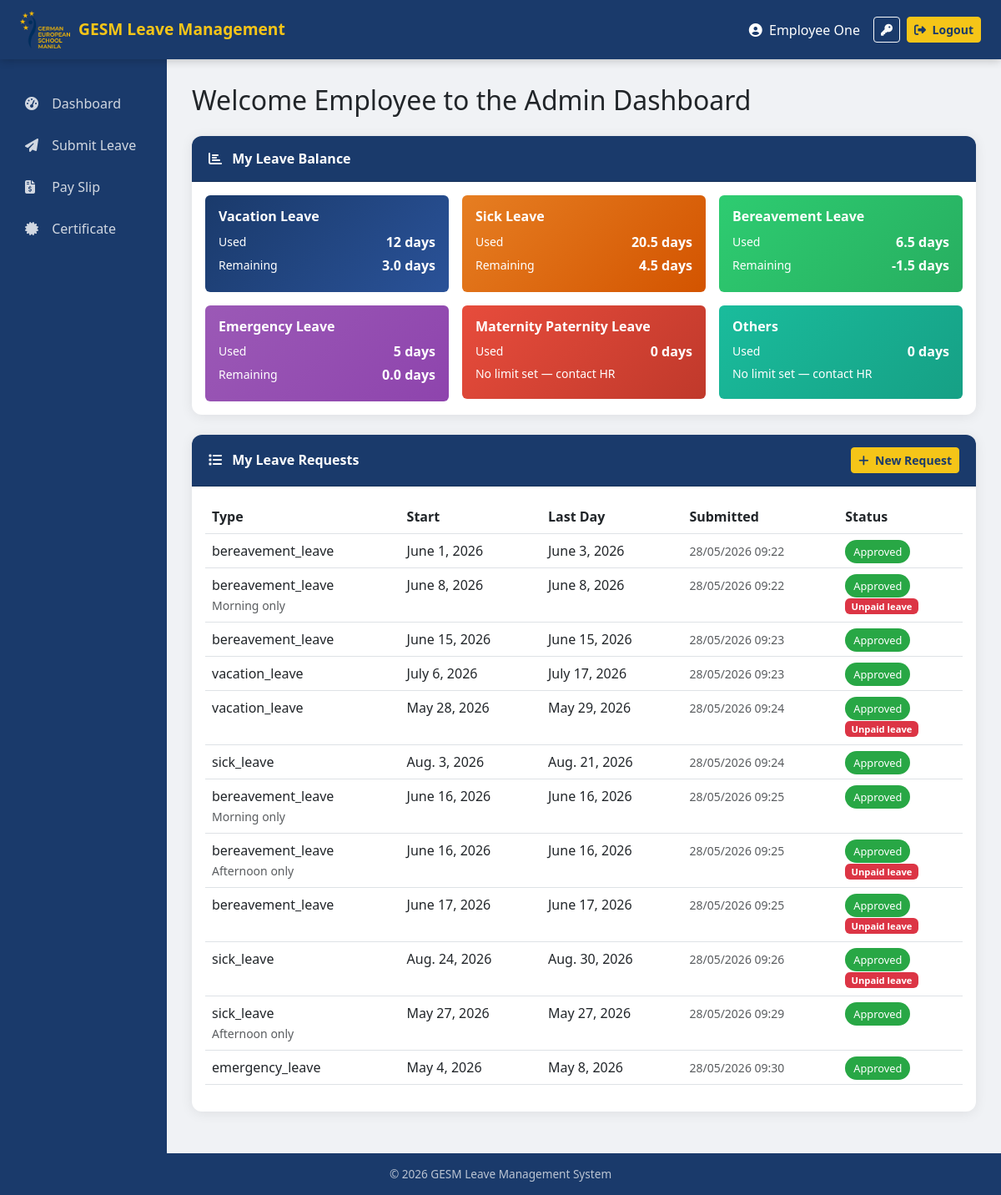
/dashboard/ (signed in), run on the app's committed database.
### accounts/models.py (models this page shows, shortened)
class User(AbstractUser):
    ROLE_CHOICES = [
    ('teacher', 'Teacher'),
    ('admin', 'Admin'),
    ('head_of_department', 'Head of Department'),
    ('head_of_school', 'Head of School'),
    ('head_of_admin', 'Head of Administration'),
    ('hr', 'HR'),
    ('scheduling_team', 'Scheduling Team'),
    ('calendar_access', 'Calendar Access'),
]
    role = models.CharField(max_length=20, choices=ROLE_CHOICES)
    department = models.ForeignKey(
        'Department',
        on_delete=models.SET_NULL,
        null=True,
        blank=True,
        related_name='members'
    )
    email = models.EmailField(unique=True)
    superior = models.ForeignKey(
        'self',
        on_delete=models.SET_NULL,
        null=True,
        blank=True,
        related_name='subordinates'
    )
    is_approved = models.BooleanField(default=False)  # approved by HR
    is_email_verified = models.BooleanField(default=False)  # email verified
    email_verification_token = models.UUIDField(default=uuid.uuid4, editable=False)

### leaves/models.py (models this page shows, shortened)
class LeaveBalance(models.Model):
    user = models.ForeignKey(
        settings.AUTH_USER_MODEL,
        on_delete=models.CASCADE,
    )
    leave_type = models.CharField(max_length=30, choices=Leave.LEAVE_CHOICES)
    total_days = models.FloatField(default=0)
    days_used = models.FloatField(default=0)
    days_remaining = models.FloatField(default=0)
    carried_over = models.FloatField(default=0)

class Leave(models.Model):
    LEAVE_CHOICES = [
        ('vacation_leave', 'Vacation Leave'),
        ('sick_leave', 'Sick Leave'),
        ('emergency_leave', 'Emergency Leave'),
        ('maternity_paternity_leave', 'Maternity / Paternity Leave'),
        ('bereavement_leave', 'Bereavement Leave'),
        ('others', 'Other'),
    ]
    STATUS_CHOICES = [
        ('pending_hod', 'Pending Head of Department Approval'),
        ('pending_hos', 'Pending Head of School Approval'),
        ('pending_hoa', 'Pending Head of Administration Approval'),
        ('approved', 'Approved'),
        ('rejected', 'Rejected'),
    ]
    HALF_DAY_CHOICES = [
        ('none', 'Full Day'),
        ('morning', 'Morning only'),
        ('afternoon', 'Afternoon only'),
    ]
    user = models.ForeignKey(
        settings.AUTH_USER_MODEL,
        on_delete=models.CASCADE,
        null=False,
        blank=False,
    )
    leave_type = models.CharField(max_length=30, choices=LEAVE_CHOICES)
    reason_for_leave = models.TextField()
    start_leave = models.DateField()
    end_leave = models.DateField()
    status = models.CharField(max_length=20, choices=STATUS_CHOICES, default='pending_hod')
    rejection_reason = models.TextField(blank=True, null=True)
    created_at = models.DateTimeField(auto_now_add=True)
    pdf_attachment = models.FileField(upload_to='leave_pdfs/', null=True, blank=True)
    half_day = models.CharField(max_length=10, choices=HALF_DAY_CHOICES, default='none')
    is_unpaid = models.BooleanField(default=False)

### dashboard/views.py (the view, shortened to what this page needs)
# urls.py: path('', views.DashboardView.as_view(), name='dashboard'),
class DashboardView(LoginRequiredMixin, View):
    def get(self, request):
        user = request.user
        if user.role == 'teacher':
            leaves = Leave.objects.filter(user=user)
            sick_used = 0
            special_used = 0
            SICK_TYPES = ['sick_leave']
            balance = LeaveBalance.objects.filter(
                user=user,
                leave_type='vacation_leave'
            ).first()
            total = float(balance.total_days) if balance else 30
            remaining = float(balance.days_remaining) if balance else 30
            for leave in leaves.filter(status='approved'):
                if leave.half_day in ['morning', 'afternoon'] and leave.start_leave == leave.end_leave:
                    days = 0.5
                else:
                    days = 0
                    current = leave.start_leave
                    while current <= leave.end_leave:
                        if current.weekday() < 5:
                            days += 1
                        current += timedelta(days=1)
                if leave.leave_type in SICK_TYPES:
                    sick_used += days
                else:
                    special_used += days
            days_used = sick_used + special_used
            real_unpaid = max(0, days_used - total)
            if real_unpaid > 0:
                special_unpaid = min(real_unpaid, special_used)
                sick_unpaid = max(0, real_unpaid - special_unpaid)
            else:
                sick_unpaid = 0
                special_unpaid = 0
            leave_summary = [
                {'type': 'Sick Leave', 'used': sick_used, 'unpaid': sick_unpaid, 'category': 'sick'},
                {'type': 'Special Leave', 'used': special_used, 'unpaid': special_unpaid, 'category': 'special'},
            ]
            total_unpaid = real_unpaid
            return render(request, 'dashboard/employee_dashboard.html', {
                'leaves': leaves,
                'total_days_used': days_used,
                'leave_summary': leave_summary,
                'user_role': user.role,
                'total_unpaid': total_unpaid,
            })
        elif user.role == 'admin':
            leaves = Leave.objects.filter(user=user)
            balances = LeaveBalance.objects.filter(user=user)
            leave_summary = []
            total_days_used = 0
            NO_LIMIT_TYPES = ['maternity_paternity_leave', 'others']
            for balance in balances:
                days_used = 0
                for leave in leaves.filter(status='approved', leave_type=balance.leave_type):
                    if leave.half_day in ['morning', 'afternoon'] and leave.start_leave == leave.end_leave:
                        days_used += 0.5
                    else:
                        current = leave.start_leave
                        while current <= leave.end_leave:
                            if current.weekday() < 5:
                                days_used += 1
                            current += timedelta(days=1)
                total_days_used += days_used
                no_limit = balance.total_days == 0 or balance.leave_type in NO_LIMIT_TYPES
                leave_summary.append({
                    'type': balance.leave_type.replace('_', ' ').title(),
                    'used': days_used,
                    'total': None if no_limit else balance.total_days,
                    'remaining': None if no_limit else balance.days_remaining,
                    'carried_over': balance.carried_over,
                    'unpaid': False if no_limit else balance.days_remaining < 0,
                    'category': None,
                })
            return render(request, 'dashboard/employee_dashboard.html', {
                'leaves': leaves,
                'total_days_used': total_days_used,
                'leave_summary': leave_summary,
                'user_role': user.role,
            })
        elif user.role == 'scheduling_team':
            return render(request, 'dashboard/scheduling_dashboard.html', {})
        elif user.role == 'calendar_access':
            return render(request, 'dashboard/scheduling_dashboard.html', {
                'user_role': 'calendar_access'
            })
        else:
            return render(request, 'dashboard/employee_dashboard.html', {
                'leaves': [],
                'total_days_used': 0,
            })

### dashboard/templates/dashboard/employee_dashboard.html (shortened to what this page needs)
{% extends 'base.html' %}
{% block content %}
{% if request.user.role == 'teacher' %}
    <h2 class="mb-4">Welcome {{ request.user.first_name }} to the Teacher Dashboard
    {% if request.user.department %}
        — {{ request.user.department.name }}
    {% endif %}
    </h2>
{% else %}
    <h2 class="mb-4">Welcome {{ request.user.first_name }} to the Admin Dashboard</h2>
{% endif %}
<div class="card mb-4">
    <div class="card-header">
        <i class="fas fa-chart-bar me-2"></i>
        {% if user_role == 'teacher' or user_role == 'head_of_department' %}
            Leave Status
        {% else %}
            My Leave Balance
        {% endif %}
    </div>
    <div class="card-body">
        <div class="row g-3">
            {% for item in leave_summary %}
            <div class="{% if user_role == 'teacher' or user_role == 'head_of_department' %}col-md-6{% else %}col-md-4{% endif %}">
                <div class="p-3 rounded text-white"
                    style="background: linear-gradient(135deg,
                    {% if item.category == 'sick' %}#e74c3c, #c0392b
                    {% elif item.category == 'special' %}#1a3a6b, #2a5298
                    {% elif forloop.counter == 1 %}#1a3a6b, #2a5298
                    {% elif forloop.counter == 2 %}#e67e22, #d35400
                    {% elif forloop.counter == 3 %}#2ecc71, #27ae60
                    {% elif forloop.counter == 4 %}#9b59b6, #8e44ad
                    {% elif forloop.counter == 5 %}#e74c3c, #c0392b
                    {% else %}#1abc9c, #16a085{% endif %});">
                    <h6 class="fw-bold mb-2">{{ item.type }}</h6>
                    <div class="d-flex justify-content-between align-items-center mb-1">
                        <small>{% if user_role == 'teacher' or user_role == 'head_of_department' %}Absences{% else %}Used{% endif %}</small>
                        <strong>{{ item.used }} days</strong>
                    </div>
                    {% if user_role != 'teacher' and user_role != 'head_of_department' %}
                        {% if item.remaining is not None %}
                        <div class="d-flex justify-content-between align-items-center mb-1">
                            <small>Remaining</small>
                            <strong>{{ item.remaining }} days</strong>
                        </div>
                        {% else %}
                        <div class="d-flex justify-content-between align-items-center mb-1">
                            <small>No limit set — contact HR</small>
                        </div>
                        {% endif %}
                    {% endif %}
                </div>
            </div>
            {% endfor %}
        </div>
    </div>
</div>
<div class="card">
    <div class="card-header d-flex justify-content-between align-items-center">
        <span><i class="fas fa-list me-2"></i> My Leave Requests</span>
        <a href="{% url 'submit_leave' %}" class="btn btn-warning btn-sm">
            <i class="fas fa-plus me-1"></i> New Request
        </a>
    </div>
    <div class="card-body">
        <table class="table table-hover">
            <thead>
                <tr>
                    <th>Type</th>
                    <th>Start</th>
                    <th>Last Day</th>
                    <th>Submitted</th>
                    <th>Status</th>
                </tr>
            </thead>
            <tbody>
                {% for leave in leaves %}
                <tr>
                    <td>
                        {{ leave.leave_type }}
                        {% if leave.half_day != 'none' %}
                            <br><small class="text-muted">{{ leave.half_day|title }} only</small>
                        {% endif %}
                    </td>
                    <td>{{ leave.start_leave }}</td>
                    <td>{{ leave.end_leave }}</td>
                    <td>
                        <small class="text-muted">{{ leave.created_at|date:"d/m/Y H:i" }}</small>
                    </td>
                    <td>
                        {% if leave.status == 'approved' %}
                            <span class="badge-approved">Approved</span>
                            {% if leave.is_unpaid %}
                                <br><span class="badge"
                                    style="background-color:#dc3545; color:white; font-size:0.7rem;">
                                    Unpaid leave
                                </span>
                            {% endif %}
                        {% else %}
                            <span class="badge-pending">Pending</span>
                        {% endif %}
                    </td>
                </tr>
                {% empty %}
                <tr>
                    <td colspan="5" class="text-center text-muted">No leave requests yet.</td>
                </tr>
                {% endfor %}
            </tbody>
        </table>
    </div>
</div>
{% endblock %}

### templates/base.html (shortened to what this page needs)
{% load static %}
<!DOCTYPE html>
<html lang="en">
<head>
   <link href="https://cdn.jsdelivr.net/npm/bootstrap@5.3.0/dist/css/bootstrap.min.css" rel="stylesheet">
   <link href="https://cdnjs.cloudflare.com/ajax/libs/font-awesome/6.4.0/css/all.min.css" rel="stylesheet">
</head>
<body>
<nav class="navbar navbar-expand-lg">
   <div class="container-fluid px-4">
       <a class="navbar-brand d-flex align-items-center"
          href="{% if request.user.is_authenticated %}{% url 'dashboard' %}{% else %}{% url 'login' %}{% endif %}">
           <img src="{% static 'images/logo.png' %}" alt="GESM Logo">
           <span>GESM Leave Management</span>
       </a>
       <div class="ms-auto d-flex align-items-center">
           {% if request.user.is_authenticated %}
           <span class="text-white me-3">
               <i class="fas fa-user-circle me-1"></i>
               {{ request.user.first_name }} {{ request.user.last_name }}
           </span>
           <a href="{% url 'change_password' %}" class="btn btn-outline-light btn-sm me-2"
              title="Account Settings">
               <i class="fas fa-key"></i>
           </a>
           <a href="{% url 'logout' %}" class="btn btn-warning btn-sm">
               <i class="fas fa-sign-out-alt me-1"></i> Logout
           </a>
           {% endif %}
       </div>
   </div>
</nav>
<div class="container-fluid p-0">
   <div class="row g-0">
       <div class="col-md-2 sidebar">
           <nav class="nav flex-column mt-2">
               {% if request.user.is_authenticated %}
               <a class="nav-link" href="{% url 'dashboard' %}">
                   <i class="fas fa-tachometer-alt"></i> Dashboard
               </a>
               {% if request.user.role == 'teacher' or request.user.role == 'admin' or request.user.role == 'hr' or request.user.role == 'head_of_department' %}
               <a class="nav-link" href="{% url 'submit_leave' %}">
                   <i class="fas fa-paper-plane"></i> Submit Leave
               </a>
               {% endif %}
               {% if request.user.role == 'teacher' or request.user.role == 'admin' or request.user.role == 'hr' or request.user.role == 'head_of_department' or request.user.role == 'head_of_school' %}
               <a class="nav-link" href="{% url 'pay_slip' %}">
                   <i class="fas fa-file-invoice-dollar"></i> Pay Slip
               </a>
               {% endif %}
               {% if request.user.role == 'teacher' or request.user.role == 'admin' or request.user.role == 'head_of_department' or request.user.role == 'head_of_school' %}
               <a class="nav-link" href="{% url 'certificate' %}">
                   <i class="fas fa-certificate"></i> Certificate
               </a>
               {% endif %}
               {% endif %}
           </nav>
       </div>
       <div class="col-md-10 main-content">
           {% block content %}{% endblock %}
       </div>
   </div>
</div>
<footer class="footer">
   &copy; 2026 GESM Leave Management System
</footer>
</body>
</html>

### data on the page
User: user.first_name "Employee", user.last_name "One"
LeaveBalance: remaining "3.0"
LeaveBalance: remaining "4.5"
LeaveBalance: remaining "-1.5"
LeaveBalance: remaining "0.0"
LeaveBalance: type "Others", used "0", shows "No limit set — contact HR"
Leave: leave_type "bereavement_leave", start_leave "June 1, 2026", end_leave "June 3, 2026", created_at "28/05/2026 09:22", status "Approved"
Leave: leave_type "bereavement_leave", half_day "Morning", start_leave "June 8, 2026", end_leave "June 8, 2026", created_at "28/05/2026 09:22", status "Approved"
Leave: leave_type "bereavement_leave", start_leave "June 15, 2026", end_leave "June 15, 2026", created_at "28/05/2026 09:23", status "Approved"
Leave: leave_type "vacation_leave", start_leave "July 6, 2026", end_leave "July 17, 2026", created_at "28/05/2026 09:23", status "Approved"
Leave: leave_type "vacation_leave", start_leave "May 28, 2026", end_leave "May 29, 2026", created_at "28/05/2026 09:24", status "Approved"
Leave: leave_type "sick_leave", start_leave "Aug. 3, 2026", end_leave "Aug. 21, 2026", created_at "28/05/2026 09:24", status "Approved"
Leave: leave_type "bereavement_leave", half_day "Morning", start_leave "June 16, 2026", end_leave "June 16, 2026", created_at "28/05/2026 09:25", status "Approved"
Leave: leave_type "bereavement_leave", half_day "Afternoon", start_leave "June 16, 2026", end_leave "June 16, 2026", created_at "28/05/2026 09:25", status "Approved"
Leave: leave_type "bereavement_leave", start_leave "June 17, 2026", end_leave "June 17, 2026", created_at "28/05/2026 09:25", status "Approved"
Leave: leave_type "sick_leave", start_leave "Aug. 24, 2026", end_leave "Aug. 30, 2026", created_at "28/05/2026 09:26", status "Approved"
Leave: leave_type "sick_leave", half_day "Afternoon", start_leave "May 27, 2026", end_leave "May 27, 2026", created_at "28/05/2026 09:29", status "Approved"
Leave: leave_type "emergency_leave", start_leave "May 4, 2026", end_leave "May 8, 2026", created_at "28/05/2026 09:30", status "Approved"

### other printed values
{{ item.type }} "Vacation Leave" "Sick Leave" "Bereavement Leave" "Emergency Leave" "Maternity Paternity Leave"
{{ item.used }} "12" "20.5" "6.5" "5" "0"
